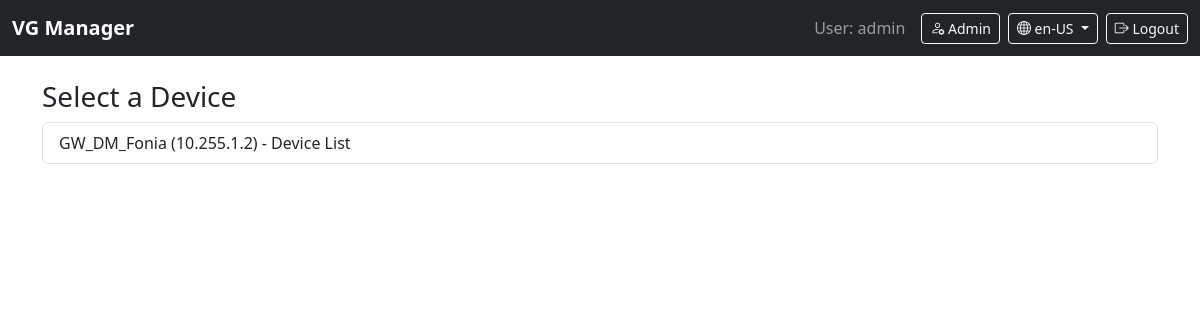
Screenshot of / (signed in) with the database file from the repository.
### models.py (models this page shows, shortened)
class User(UserMixin, db.Model):
    id = db.Column(db.Integer, primary_key=True)
    username = db.Column(db.String(150), unique=True, nullable=False)
    password_hash = db.Column(db.String(200), nullable=False)
    role_mask = db.Column(db.Integer, default=Permissions.NONE)
    def can(self, permission):
        return (self.role_mask & permission) == permission

class Device(db.Model):
    id = db.Column(db.Integer, primary_key=True)
    name = db.Column(db.String(50), unique=True)
    ip_address = db.Column(db.String(50))
    protocol = db.Column(db.String(10), default='telnet') # 'telnet' or 'http'
    port = db.Column(db.Integer, default=23)
    username = db.Column(db.String(50))
    password = db.Column(db.String(50))
    enable_password = db.Column(db.String(50))
    permission_bit = db.Column(db.Integer, default=0)

### app.py (the view)
@app.route('/')
@login_required
def dashboard():
    devices = Device.query.all()
    allowed_devices = [d for d in devices if current_user.can(d.permission_bit)]
    return render_template('layout.html', content_type='dashboard', devices=allowed_devices)

### app.py (called while the page is built)
@login_manager.user_loader
def load_user(user_id):
    return User.query.get(int(user_id))

### services/translation_service.py (called while the page is built)
    def _before_request(self):
        language_code = session.get('language', 'en-US')
        g.current_language = language_code

    def _context_processor(self):
        return {
            'get_translation': self.get_translation,
            'get_translation_with_params': self.get_translation_with_params,
            'current_language': self.get_current_language,
            'available_languages': self.get_available_languages
        }

    def get_current_language(self):
        return getattr(g, 'current_language', 'en-US')

    def get_translation(self, key, language_code=None):
        if self._translation_cache is None:
            self._translation_cache = lru_cache(maxsize=1000)(self._get_translation_uncached)
        return self._translation_cache(key, language_code)

### templates/layout.html (shortened to what this page needs)
<!DOCTYPE html>
<html lang="en">
<head>
    <link href="https://cdn.jsdelivr.net/npm/bootstrap@5.3.0/dist/css/bootstrap.min.css" rel="stylesheet">
    <link rel="stylesheet" href="https://cdn.jsdelivr.net/npm/bootstrap-icons@1.10.0/font/bootstrap-icons.css">
</head>
<body>
    <nav class="navbar navbar-dark bg-dark navbar-expand-lg fixed-top">
        <div class="container-fluid">
            <a class="navbar-brand" href="{{ url_for('dashboard') }}">VG Manager</a>
            <div class="collapse navbar-collapse" id="navbarNav">
                <div class="d-flex flex-column flex-md-row align-items-md-center">
                    <span class="navbar-text me-3 mb-2 mb-md-0 d-none d-lg-inline">
                        User: {{ current_user.username }}
                    </span>
                    <div class="d-flex flex-wrap gap-2">
                        {% if current_user.can(1) %}
                        <a href="{{ url_for('admin_dashboard') }}" class="btn btn-sm btn-outline-light">
                            <i class="bi bi-person-gear"></i> <span class="d-none d-sm-inline">Admin</span>
                        </a>
                        {% endif %}
                        <div class="dropdown">
                            <button class="btn btn-sm btn-outline-light dropdown-toggle" type="button" id="languageDropdown" data-bs-toggle="dropdown" aria-expanded="false">
                                <i class="bi bi-globe"></i> <span class="d-none d-sm-inline">{{ current_language() }}</span>
                            </button>
                        </div>
                        <a href="{{ url_for('logout') }}" class="btn btn-sm btn-outline-light">
                            <i class="bi bi-box-arrow-right"></i> <span class="d-none d-sm-inline">Logout</span>
                        </a>
                    </div>
                </div>
            </div>
        </div>
    </nav>
    <div class="container mt-4">
        <div class="row">
            <div class="col-12">
        {% if content_type == 'dashboard' %}
            <h3>{{ get_translation('dashboard.title') }}</h3>
            <div class="list-group">
                {% for dev in devices %}
                    <a href="{{ url_for('diversion', device_id=dev.id) }}" class="list-group-item list-group-item-action">
                        {{ dev.name }} ({{ dev.ip_address }}) - {{ get_translation('dashboard.device_list') }}
                    </a>
                {% endfor %}
            </div>
        {% else %}
            {% block content %}{% endblock %}
        {% endif %}
    </div>
</body>
</html>

### templates/layout.html (style rules this page uses)
body { padding-top: 56px; }
@media (min-width: 992px) { body { padding-top: 56px; } }
.navbar-brand { font-weight: 600; }
.list-group-item-action { transition: all 0.2s; }
.btn-sm { padding: 0.25rem 0.5rem; font-size: 0.875rem; }

### rows the page displays
User: username "admin"
Device: name "GW_DM_Fonia", ip_address "10.255.1.2", get_translation "Device List"

### other values shown
{{ current_language() }} "en-US"
{{ get_translation('dashboard.title') }} "Select a Device"
